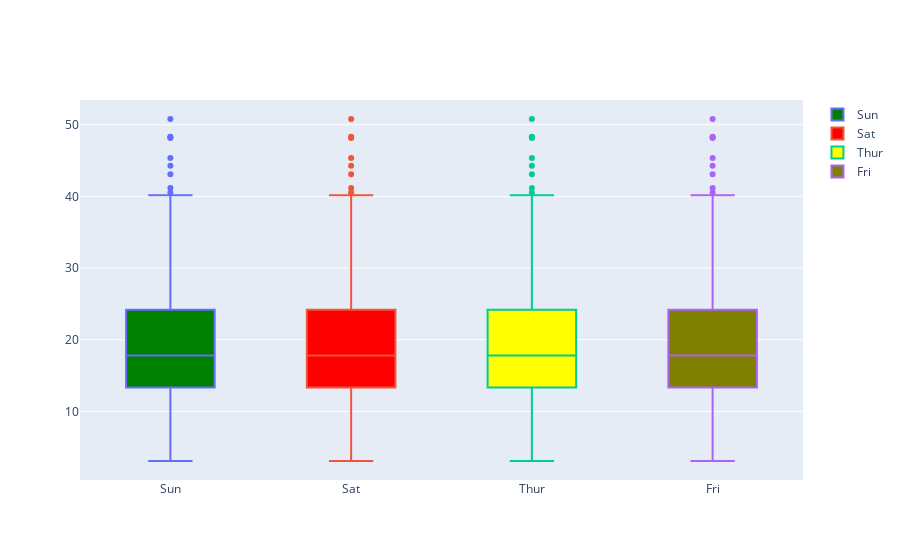

Notebook code cell kept with this figure:
### Code cell


### Figure 1 — Plotly figure (JSON) as saved in the notebook; plotly's stock layout.template omitted (floating-point values rounded to 4 significant figures; data arrays with more than 128 entries replaced by an {"elided": "..."} marker saying what was removed)
{"data": [{"fillcolor": "green", "name": "Sun", "type": "box", "y": {"elided": "244 float values"}}, {"fillcolor": "red", "name": "Sat", "type": "box", "y": {"elided": "244 float values"}}, {"fillcolor": "yellow", "name": "Thur", "type": "box", "y": {"elided": "244 float values"}}, {"fillcolor": "olive", "name": "Fri", "type": "box", "y": {"elided": "244 float values"}}], "layout": {}}
